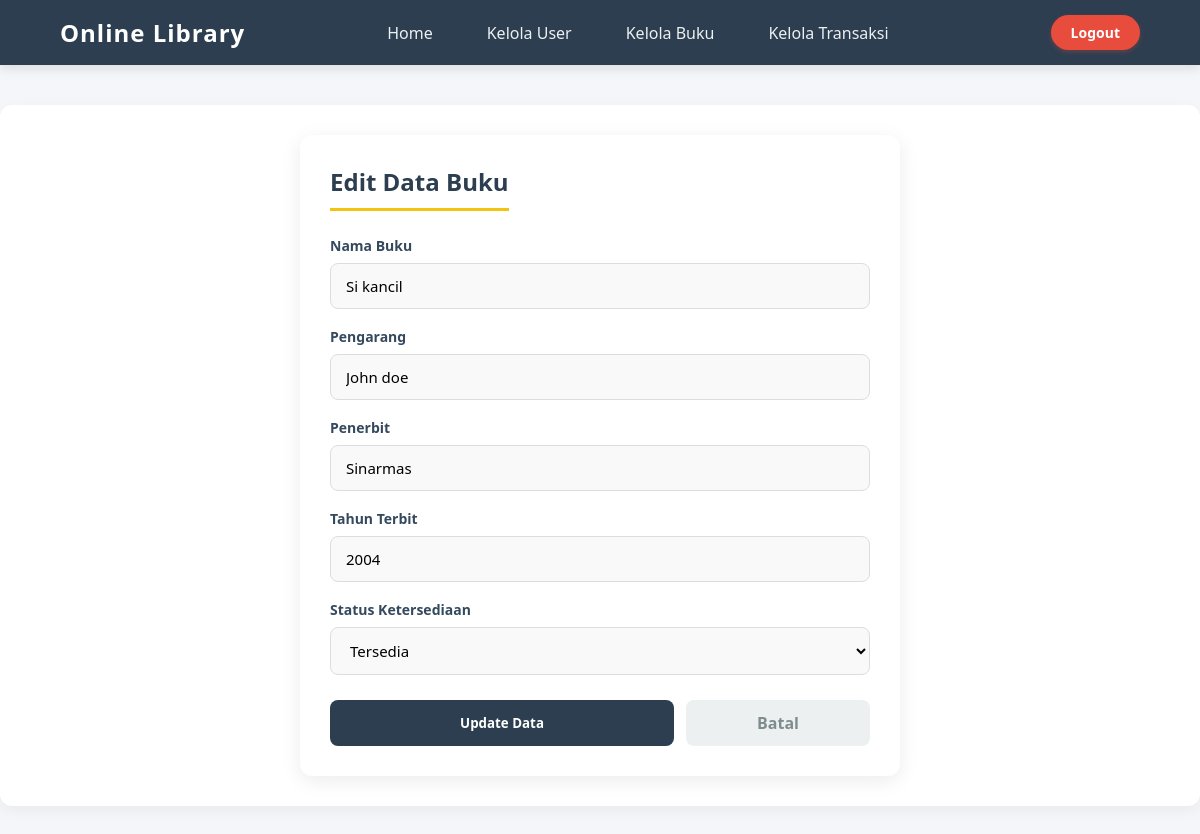
/admin/config_buku/edit_buku.php?id=1, run on an earlier commit of the app's database.
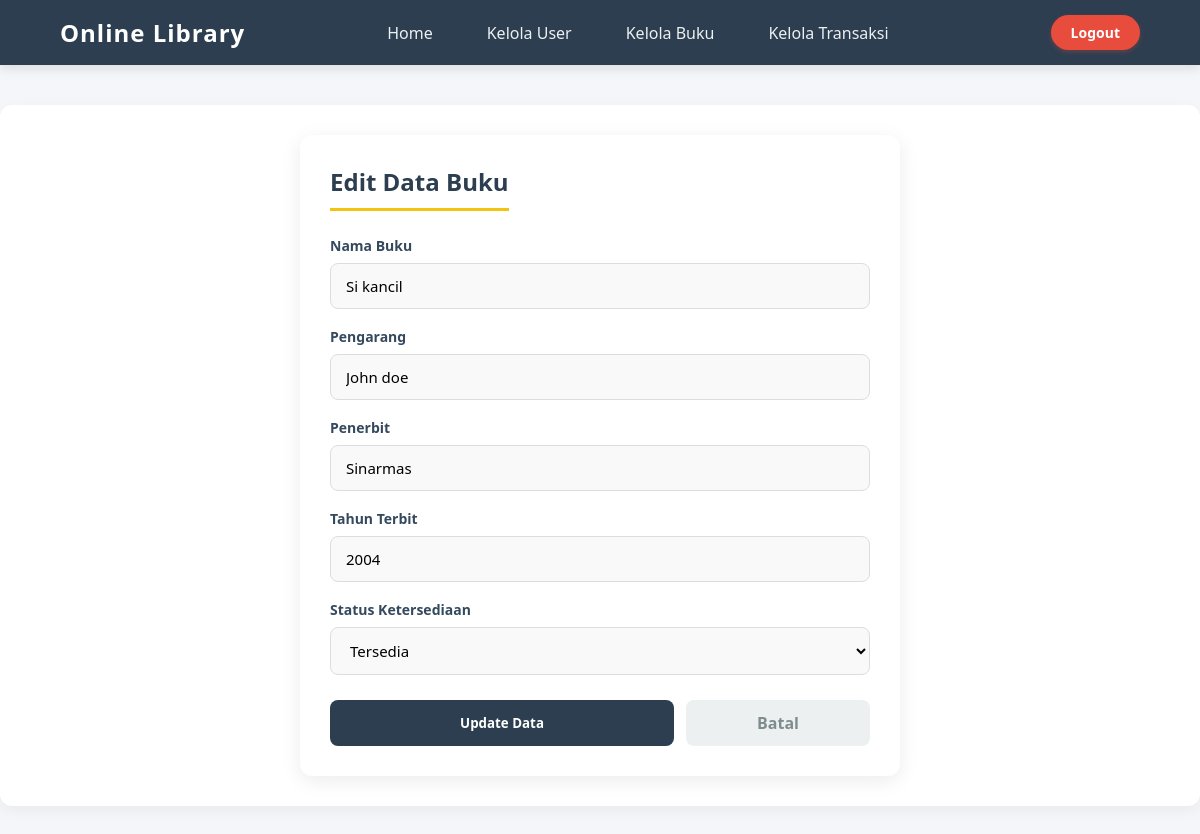
And on a later commit of the database.
### tables this page shows
CREATE TABLE `buku` (
  `id_buku` int NOT NULL,
  `nama_buku` varchar(100) NOT NULL,
  `pengarang` varchar(30) NOT NULL,
  `penerbit` varchar(100) NOT NULL,
  `tahun_terbit` year NOT NULL,
  `status` enum('Tersedia','Tidak','Dipinjam','Kembali') NOT NULL
);

### admin/config_buku/edit_buku.php (the view, shortened to what this page needs)
<?php
include '../../config/config.php';
$id = $_GET['id'];
$buku = mysqli_fetch_assoc(
    mysqli_query($koneksi, "SELECT * FROM buku WHERE id_buku='$id'")
);
?>
<!DOCTYPE html>
<html lang="id">
<head>
    <link rel="stylesheet" href="/css/buku/edit_buku.css">
</head>
<body>
    <?php include '../navbar.php'; ?>
    <div class="container">
        <div class="form-card">
            <h2>Edit Data Buku</h2>
            <form method="post" action="proses_edit_buku.php">
                <div class="form-group">
                    <label>Nama Buku</label>
                    <input type="text" name="nama_buku" value="<?= $buku['nama_buku']; ?>" required>
                </div>
                <div class="form-group">
                    <label>Pengarang</label>
                    <input type="text" name="pengarang" value="<?= $buku['pengarang']; ?>" required>
                </div>
                <div class="form-group">
                    <label>Penerbit</label>
                    <input type="text" name="penerbit" value="<?= $buku['penerbit']; ?>" required>
                </div>
                <div class="form-group">
                    <label>Tahun Terbit</label>
                    <input type="number" name="tahun_terbit" value="<?= $buku['tahun_terbit']; ?>" required>
                </div>
                <div class="form-group">
                    <label>Status Ketersediaan</label>
                    <select name="status">
                        <option value="Tersedia" <?= ($buku['status'] == 'Tersedia') ? 'selected' : ''; ?>>Tersedia</option>
                    </select>
                </div>
                <div class="button-group">
                    <button type="submit" name="update" class="btn-update">Update Data</button>
                    <a href="/admin/kelola_buku.php" class="btn-cancel">Batal</a>
                </div>
            </form>
        </div>
    </div>
</body>
</html>

What changed in the data, as far as the page shows it:
changed buku "Si kancil": status (not shown) → "Tersedia"
Also different on the page:
form field status: "Tersedia" → (not shown)
